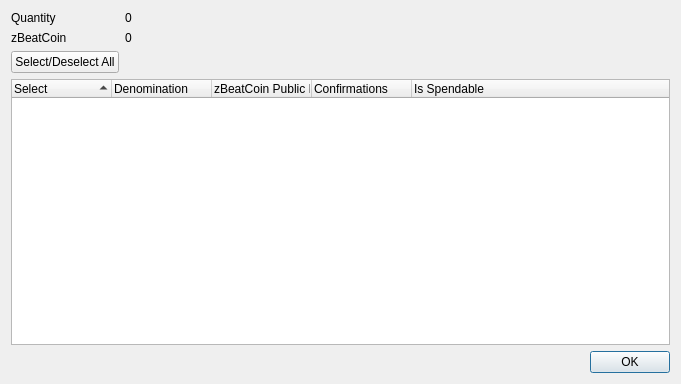
<?xml version="1.0" encoding="UTF-8"?>
<ui version="4.0">
 <class>ZBeatCoinControlDialog</class>
 <widget class="QDialog" name="ZBeatCoinControlDialog">
  <property name="geometry">
   <rect>
    <x>0</x>
    <y>0</y>
    <width>681</width>
    <height>384</height>
   </rect>
  </property>
  <property name="minimumSize">
   <size>
    <width>681</width>
    <height>384</height>
   </size>
  </property>
  <property name="windowTitle">
   <string>Select zBeatCoin to Spend</string>
  </property>
  <layout class="QGridLayout" name="gridLayout">
   <item row="0" column="0">
    <layout class="QFormLayout" name="formLayout">
     <property name="sizeConstraint">
      <enum>QLayout::SetDefaultConstraint</enum>
     </property>
     <item row="0" column="0">
      <widget class="QLabel" name="labelQuantity">
       <property name="text">
        <string>Quantity</string>
       </property>
      </widget>
     </item>
     <item row="0" column="1">
      <widget class="QLabel" name="labelQuantity_int">
       <property name="text">
        <string>0</string>
       </property>
      </widget>
     </item>
     <item row="1" column="0">
      <widget class="QLabel" name="labelZBeatCoin">
       <property name="text">
        <string>zBeatCoin</string>
       </property>
      </widget>
     </item>
     <item row="1" column="1">
      <widget class="QLabel" name="labelZBeatCoin_int">
       <property name="text">
        <string>0</string>
       </property>
      </widget>
     </item>
     <item row="2" column="0">
      <widget class="QPushButton" name="pushButtonAll">
       <property name="text">
        <string>Select/Deselect All</string>
       </property>
      </widget>
     </item>
    </layout>
   </item>
   <item row="1" column="0">
    <layout class="QVBoxLayout" name="verticalLayout">
     <item>
      <widget class="QTreeWidget" name="treeWidget">
       <property name="minimumSize">
        <size>
         <width>0</width>
         <height>250</height>
        </size>
       </property>
       <property name="alternatingRowColors">
        <bool>true</bool>
       </property>
       <property name="sortingEnabled">
        <bool>true</bool>
       </property>
       <property name="columnCount">
        <number>5</number>
       </property>
       <attribute name="headerDefaultSectionSize">
        <number>100</number>
       </attribute>
       <column>
        <property name="text">
         <string notr="true">Select</string>
        </property>
       </column>
       <column>
        <property name="text">
         <string notr="true">Denomination</string>
        </property>
       </column>
       <column>
        <property name="text">
         <string notr="true">zBeatCoin Public ID</string>
        </property>
       </column>
       <column>
        <property name="text">
         <string notr="true">Confirmations</string>
        </property>
       </column>
       <column>
        <property name="text">
         <string>Is Spendable</string>
        </property>
       </column>
      </widget>
     </item>
     <item>
      <widget class="QDialogButtonBox" name="buttonBox">
       <property name="orientation">
        <enum>Qt::Horizontal</enum>
       </property>
       <property name="standardButtons">
        <set>QDialogButtonBox::Ok</set>
       </property>
      </widget>
     </item>
    </layout>
   </item>
  </layout>
 </widget>
 <resources/>
 <connections>
  <connection>
   <sender>buttonBox</sender>
   <signal>accepted()</signal>
   <receiver>ZBeatCoinControlDialog</receiver>
   <slot>accept()</slot>
   <hints>
    <hint type="sourcelabel">
     <x>248</x>
     <y>254</y>
    </hint>
    <hint type="destinationlabel">
     <x>157</x>
     <y>274</y>
    </hint>
   </hints>
  </connection>
  <connection>
   <sender>buttonBox</sender>
   <signal>rejected()</signal>
   <receiver>ZBeatCoinControlDialog</receiver>
   <slot>reject()</slot>
   <hints>
    <hint type="sourcelabel">
     <x>316</x>
     <y>260</y>
    </hint>
    <hint type="destinationlabel">
     <x>286</x>
     <y>274</y>
    </hint>
   </hints>
  </connection>
 </connections>
</ui>
